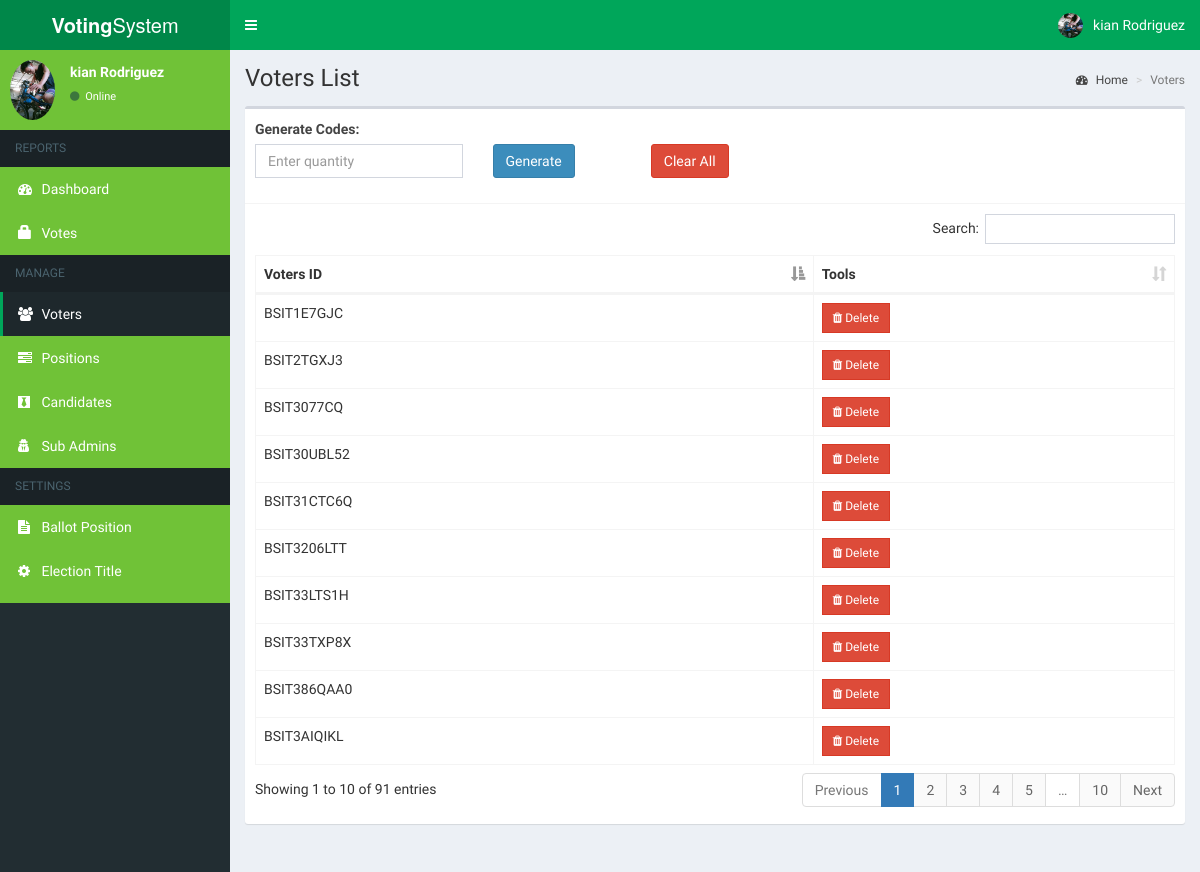
Screenshot of /admin/voters.php (signed in) with the database file from the repository.
### tables this page shows
CREATE TABLE `voters` (
  `id` int(11) NOT NULL,
  `election_id` int(11) NOT NULL,
  `voters_id` varchar(15) NOT NULL
);

### admin/includes/session.php (called while the page is built, shortened)
<?php
	include 'includes/conn.php';
	if(!isset($_SESSION['admin']) || empty($_SESSION['admin'])) {
		header('location: index.php');
		exit();
	}
	 else {
		$sql = "SELECT * FROM admin WHERE id = '".$_SESSION['admin']."'";
		$query = $conn->query($sql);
		$user = $query->fetch_assoc();
	}
?>

### admin/voters.php (the view, shortened to what this page needs)
<?php
    include 'includes/session.php';
?>
<?php include 'includes/header.php'; ?>
<body class="hold-transition skin-green sidebar-mini">
<div class="wrapper">
  <?php include 'includes/navbar.php'; ?>
  <?php include 'includes/menubar.php'; ?>
  <div class="content-wrapper">
    <section class="content-header">
      <h1>
        Voters List
      </h1>
      <ol class="breadcrumb">
        <li><a href="#"><i class="fa fa-dashboard"></i> Home</a></li>
        <li class="active">Voters</li>
      </ol>
    </section>
    <section class="content">
      <div class="row">
        <div class="col-xs-12">
          <div class="box">
            <div class="box-header with-border">
              <form action="" method="post" id="generateForm">
                <div class="row">
                  <div class="col-md-3">
                    <div class="form-group">
                      <label>Generate Codes:</label>
                      <input type="number" name="quantity" class="form-control" placeholder="Enter quantity">
                    </div>
                  </div>
                  <div class="col-md-2">
                    <div class="form-group">
                      <button type="submit" name="generate" class="btn btn-primary" style="margin-top: 25px;">Generate</button>
                    </div>
                  </div>
                  <div class="col-md-2">
                    <div class="form-group">
                      <button type="button" id="clearAllButton" class="btn btn-danger" style="margin-top: 25px;">Clear All</button>
                    </div>
                  </div>
                </div>
              </form>
            </div>
            <div class="box-body">
              <table id="example1" class="table table-bordered">
                <thead>
                  <th>Voters ID</th>
                  <th>Tools</th>
                </thead>
                <tbody>
                  <?php
                    $sql = "SELECT * FROM voters";
                    $result = $conn->query($sql);
                    if ($result->num_rows > 0) {
                      while($row = $result->fetch_assoc()) {
                        echo "
                          <tr>
                            <td>".$row['voters_id']."</td>
                            <td>
                              <button class='btn btn-danger btn-sm delete btn-flat' data-voter='".$row['voters_id']."'><i class='fa fa-trash'></i> Delete</button>
                            </td>
                          </tr>
                        ";
                      }
                    } else {
                      echo "<tr><td colspan='2'>No voters found</td></tr>";
                    }
                  ?>
                </tbody>
              </table>
            </div>
          </div>
        </div>
      </div>
    </section>
  </div>
</div>
</body>
</html>

### admin/includes/navbar.php (shortened to what this page needs)
<header class="main-header">
  <a href="#" class="logo">
    <span class="logo-lg"><b>Voting</b>System</span>
  </a>
  <nav class="navbar navbar-static-top">
    <a href="#" class="sidebar-toggle" data-toggle="push-menu" role="button">
    </a>
    <div class="navbar-custom-menu">
      <ul class="nav navbar-nav">
        <li class="dropdown user user-menu">
          <a href="#" class="dropdown-toggle" data-toggle="dropdown">
            <img src="<?php echo (!empty($user['photo'])) ? '../images/'.$user['photo'] : '../images/profile.jpg'; ?>" class="user-image" alt="User Image">
            <span class="hidden-xs"><?php echo $user['firstname'].' '.$user['lastname']; ?></span>
          </a>
        </li>
      </ul>
    </div>
  </nav>
</header>

### admin/includes/menubar.php (shortened to what this page needs)
<aside class="main-sidebar">
  <section class="sidebar" style="background-color: #70C237; color: #fff;">
    <div class="user-panel">
      <div class="pull-left image">
        <img src="<?php echo (!empty($user['photo'])) ? '../images/'.$user['photo'] : '../images/profile.jpg'; ?>" class="img-circle" alt="User Image">
      </div>
      <div class="pull-left info">
        <p><?php echo $user['firstname'].' '.$user['lastname']; ?></p>
        <a><i class="fa fa-circle text-success"></i> Online</a>
      </div>
    </div>
    <ul class="sidebar-menu" data-widget="tree">
      <li class="header">REPORTS</li>
      <li class=""><a href="home.php" style="color: #fff;"><i class="fa fa-dashboard"></i> <span>Dashboard</span></a></li>
      <li class=""><a href="votes.php" style="color: #fff;"><span class="glyphicon glyphicon-lock"></span> <span>Votes</span></a></li>
      <li class="header">MANAGE</li>
      <li class=""><a href="voters.php" style="color: #fff;"><i class="fa fa-users"></i> <span>Voters</span></a></li>
      <li class=""><a href="positions.php" style="color: #fff;"><i class="fa fa-tasks"></i> <span>Positions</span></a></li>
      <li class=""><a href="candidates.php" style="color: #fff;"><i class="fa fa-black-tie"></i> <span>Candidates</span></a></li>
      <li class=""><a href="sub_admins.php" style="color: #fff;"><i class="fa fa-user-secret"></i> <span>Sub Admins</span></a></li>
      <li class="header">SETTINGS</li>
      <li class=""><a href="ballot.php" style="color: #fff;"><i class="fa fa-file-text"></i> <span>Ballot Position</span></a></li>
      <li class=""><a href="#config" data-toggle="modal" style="color: #fff;"><i class="fa fa-cog"></i> <span>Election Title</span></a></li>
    </ul>
  </section>
</aside>

### rows the page displays
voters: voters "BSIT31CTC6Q"
voters: voters "BSIT33TXP8X"
voters: voters "BSIT33LTS1H"
voters: voters "BSIT3AIQIKL"
voters: voters "BSIT30UBL52"
voters: voters "BSIT386QAA0"
voters: voters "BSIT3206LTT"
voters: voters "BSIT3077CQ"
voters: voters "BSIT2TGXJ3"
voters: voters "BSIT1E7GJC"

### other values shown
$user['firstname'] "kian"
$user['lastname'] "Rodriguez"
